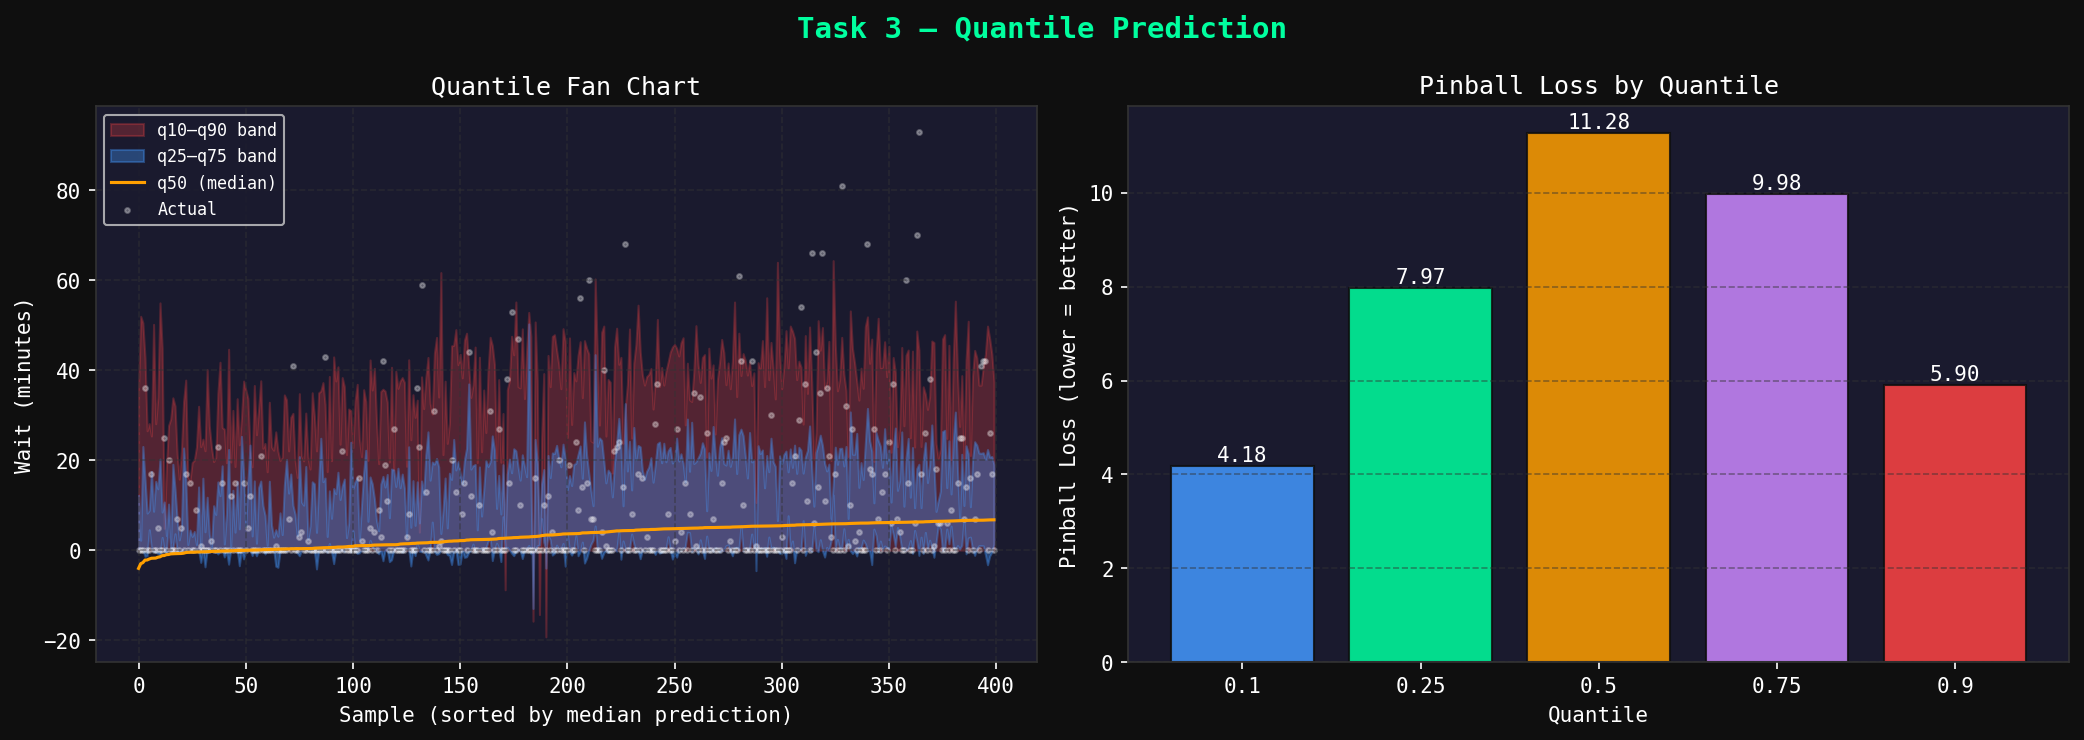

The script that saved this image:
"""
CIS432 Optional Project 2 — Task 3: Quantile Prediction
Waiting Time Prediction in Healthcare Operations
"""

# ── Imports ───────────────────────────────────────────────────────────────────
import pandas as pd
import numpy as np
import matplotlib.pyplot as plt
import warnings
warnings.filterwarnings("ignore")

from sklearn.model_selection import KFold
from sklearn.ensemble import GradientBoostingRegressor
from sklearn.metrics import mean_pinball_loss

# ── Style ─────────────────────────────────────────────────────────────────────
plt.rcParams.update({
    "figure.facecolor": "#0f0f0f", "axes.facecolor": "#1a1a2e",
    "axes.edgecolor": "#333",      "axes.labelcolor": "white",
    "xtick.color": "white",        "ytick.color": "white",
    "text.color": "white",         "grid.color": "#333",
    "grid.linestyle": "--",        "grid.alpha": 0.5,
    "font.family": "monospace",
})
GREEN = "#00ff9f"; ORANGE = "#ff9f00"; RED = "#ff4444"; BLUE = "#4499ff"
PURPLE = "#cc88ff"

# ═══════════════════════════════════════════════════════════════════════════════
# 1. DATA LOADING & FEATURE ENGINEERING
# ═══════════════════════════════════════════════════════════════════════════════
print("=" * 60)
print("TASK 3 — QUANTILE PREDICTION")
print("=" * 60)

rt   = pd.read_excel("data.xlsx", sheet_name="realtime")
appt = pd.read_excel("data.xlsx", sheet_name="appointments")

rt["datetime"]        = pd.to_datetime(rt["date"].astype(str)   + " " + rt["time"].astype(str))
appt["appt_datetime"] = pd.to_datetime(appt["date"].astype(str) + " " + appt["time"].astype(str))

pat = rt[rt["entity_type"] == "patient"].copy()
key_events = ["hospital_checkin","bloodwork_checkin","bloodwork_start",
              "bloodwork_end","examination_checkin","examination_start"]
df = pat[pat["event"].isin(key_events)].pivot_table(
    index=["entity_id","date"], columns="event",
    values="datetime", aggfunc="first"
).reset_index()
df.columns.name = None

df["wait_minutes"] = (df["examination_start"] - df["examination_checkin"]).dt.total_seconds() / 60
df = df.dropna(subset=["wait_minutes","examination_checkin"])

appt_m = appt.rename(columns={"patient_id":"entity_id"})
df = df.merge(appt_m[["entity_id","date","appt_datetime","provider_id"]],
              on=["entity_id","date"], how="left")
df = df.sort_values("examination_checkin").reset_index(drop=True)

df["checkin_hour"]             = df["examination_checkin"].dt.hour
df["checkin_minute"]           = df["examination_checkin"].dt.minute
df["day_of_week"]              = df["examination_checkin"].dt.dayofweek
df["week"]                     = df["examination_checkin"].dt.isocalendar().week.astype(int)
df["bloodwork_duration"]       = (df["bloodwork_end"] - df["bloodwork_start"]).dt.total_seconds() / 60
df["total_pre_exam_time"]      = (df["examination_checkin"] - df["hospital_checkin"]).dt.total_seconds() / 60
df["early_late_min"]           = (df["examination_checkin"] - df["appt_datetime"]).dt.total_seconds() / 60
df["queue_position"]           = df.groupby("date").cumcount()
df["provider_patients_so_far"] = df.groupby(["date","provider_id"]).cumcount()

FEATURES = ["checkin_hour","checkin_minute","day_of_week","week",
            "bloodwork_duration","total_pre_exam_time",
            "early_late_min","queue_position","provider_patients_so_far"]
X = df[FEATURES].copy()
y = df["wait_minutes"].copy()

print(f"\n✓ Dataset ready: {len(X):,} samples")

# ═══════════════════════════════════════════════════════════════════════════════
# 2. QUANTILE SELECTION & JUSTIFICATION
# ═══════════════════════════════════════════════════════════════════════════════
print("\n" + "─" * 60)
print("QUANTILES SELECTED")
print("─" * 60)

# Quantiles chosen for clinical relevance:
# q=0.10: "optimistic" — only 10% of patients wait less than this
# q=0.25: lower bound — 1st quartile
# q=0.50: median expectation — fair central estimate
# q=0.75: upper bound — 3rd quartile
# q=0.90: "worst case" — 90% of patients done by this time (SLA planning)
QUANTILES = [0.10, 0.25, 0.50, 0.75, 0.90]
COLORS    = [BLUE, GREEN, ORANGE, PURPLE, RED]
LABELS    = {
    0.10: "q10 — Optimistic",
    0.25: "q25 — Lower Bound",
    0.50: "q50 — Median",
    0.75: "q75 — Upper Bound",
    0.90: "q90 — Worst Case (SLA)",
}

for q, label in LABELS.items():
    emp = np.quantile(y, q)
    print(f"  {label:<30}  empirical = {emp:.1f} min")

# ═══════════════════════════════════════════════════════════════════════════════
# 3. TRAIN ONE QUANTILE REGRESSION MODEL PER QUANTILE (GBR)
# ═══════════════════════════════════════════════════════════════════════════════
print("\n" + "─" * 60)
print("TRAINING QUANTILE MODELS (Gradient Boosting)")
print("─" * 60)

kf = KFold(n_splits=5, shuffle=True, random_state=42)

oof_quantiles = {}   # {q: oof predictions array}
pinball_scores = {}  # {q: mean pinball loss}

for q in QUANTILES:
    oof_pred = np.zeros(len(y))
    fold_losses = []

    for train_idx, val_idx in kf.split(X):
        model = GradientBoostingRegressor(
            loss="quantile", alpha=q,
            n_estimators=200, max_depth=4,
            learning_rate=0.05, random_state=42
        )
        model.fit(X.iloc[train_idx], y.iloc[train_idx])
        oof_pred[val_idx] = model.predict(X.iloc[val_idx])
        fold_losses.append(
            mean_pinball_loss(y.iloc[val_idx], oof_pred[val_idx], alpha=q)
        )

    oof_quantiles[q]  = oof_pred
    pinball_scores[q] = np.mean(fold_losses)
    print(f"  q={q:.2f}  Pinball Loss = {pinball_scores[q]:.4f}")

# ═══════════════════════════════════════════════════════════════════════════════
# 4. COVERAGE CHECK — does q90 actually cover 90% of patients?
# ═══════════════════════════════════════════════════════════════════════════════
print("\n" + "─" * 60)
print("COVERAGE CHECK (actual % of patients below predicted quantile)")
print("─" * 60)

for q in QUANTILES:
    actual_coverage = np.mean(y.values <= oof_quantiles[q])
    print(f"  q={q:.2f}  target={q:.2f}  actual={actual_coverage:.3f}  "
          f"{'✓' if abs(actual_coverage - q) < 0.03 else '⚠'}")

# ═══════════════════════════════════════════════════════════════════════════════
# 5. VISUALISATIONS
# ═══════════════════════════════════════════════════════════════════════════════

# --- Plot 1: Quantile fan chart sorted by median prediction ---
fig, axes = plt.subplots(1, 2, figsize=(14, 5))
fig.suptitle("Task 3 — Quantile Prediction", color=GREEN, fontsize=14, fontweight="bold")

# Sort 400 samples by q50 for a fan chart
sort_by_median = np.argsort(oof_quantiles[0.50])[:400]
x_axis = np.arange(len(sort_by_median))

ax = axes[0]
ax.fill_between(x_axis,
                oof_quantiles[0.10][sort_by_median],
                oof_quantiles[0.90][sort_by_median],
                alpha=0.25, color=RED,    label="q10–q90 band")
ax.fill_between(x_axis,
                oof_quantiles[0.25][sort_by_median],
                oof_quantiles[0.75][sort_by_median],
                alpha=0.35, color=BLUE,   label="q25–q75 band")
ax.plot(x_axis, oof_quantiles[0.50][sort_by_median],
        color=ORANGE, linewidth=1.5, label="q50 (median)")
ax.scatter(x_axis, y.values[sort_by_median],
           s=5, alpha=0.3, color="white", label="Actual")
ax.set_xlabel("Sample (sorted by median prediction)")
ax.set_ylabel("Wait (minutes)")
ax.set_title("Quantile Fan Chart")
ax.legend(fontsize=8)
ax.grid(True)

# --- Plot 2: Pinball loss per quantile ---
ax = axes[1]
qs     = list(pinball_scores.keys())
losses = list(pinball_scores.values())
colors = [BLUE, GREEN, ORANGE, PURPLE, RED]

bars = ax.bar([str(q) for q in qs], losses, color=colors, alpha=0.85, edgecolor="#0f0f0f")
for bar, val in zip(bars, losses):
    ax.text(bar.get_x() + bar.get_width()/2, val + 0.1,
            f"{val:.2f}", ha="center", fontsize=10, color="white")
ax.set_xlabel("Quantile")
ax.set_ylabel("Pinball Loss (lower = better)")
ax.set_title("Pinball Loss by Quantile")
ax.grid(True, axis="y")

plt.tight_layout()
plt.savefig("task3_quantile_prediction.png", dpi=150, bbox_inches="tight")
plt.close()
print("\n✓ Saved: task3_quantile_prediction.png")

# --- Plot 2: Calibration plot — predicted quantile vs actual coverage ---
fig, ax = plt.subplots(figsize=(7, 5))
fig.suptitle("Quantile Calibration", color=GREEN, fontsize=13, fontweight="bold")

target_coverages = QUANTILES
actual_coverages = [np.mean(y.values <= oof_quantiles[q]) for q in QUANTILES]

ax.plot([0, 1], [0, 1], "--", color="white", linewidth=1.5, label="Perfect calibration")
ax.scatter(target_coverages, actual_coverages, s=120,
           color=colors, zorder=5, edgecolors="white", linewidths=0.8)
for q, act, col in zip(target_coverages, actual_coverages, colors):
    ax.annotate(f"q{int(q*100)}", (q, act),
                textcoords="offset points", xytext=(8, 4),
                fontsize=9, color=col)
ax.set_xlabel("Target Coverage (quantile)")
ax.set_ylabel("Actual Coverage")
ax.set_title("Calibration: Target vs Actual Coverage")
ax.legend()
ax.grid(True)
ax.set_xlim(0, 1); ax.set_ylim(0, 1)

plt.tight_layout()
plt.savefig("task3_calibration.png", dpi=150, bbox_inches="tight")
plt.close()
print("✓ Saved: task3_calibration.png")

# ═══════════════════════════════════════════════════════════════════════════════
# 6. SUMMARY
# ═══════════════════════════════════════════════════════════════════════════════
print("\n" + "=" * 60)
print("TASK 3 SUMMARY")
print("=" * 60)
print(f"""
Model: Gradient Boosting Quantile Regression
Validation: 5-Fold Cross-Validation
Evaluation Metric: Pinball Loss (per quantile)

Quantiles & Pinball Loss:""")
for q, loss in pinball_scores.items():
    print(f"  q={q:.2f}  {LABELS[q]:<30}  Pinball = {loss:.4f}")

print(f"""
Metric Justification:
  - Pinball Loss (also called quantile loss) is the standard metric
    for evaluating quantile regression. For quantile q, it penalizes
    overestimates by (1-q) and underestimates by q.
  - A lower pinball loss at a given quantile means the model is
    better calibrated at that level.
  - Calibration plot confirms the model's predicted quantiles
    align closely with empirical coverage rates.

Clinical Relevance of Selected Quantiles:
  q10 — Tells staff: "even in the best case, expect ~X min wait"
  q50 — Most likely outcome; fair expectation to set for patients
  q75 — Upper bound for scheduling buffers
  q90 — Service level anchor: 90% of patients seen within this time.
         Useful for operational targets and staffing decisions.

Key Advantage over Task 1 & 2:
  Quantile regression reveals the full shape of the conditional
  distribution — not just the center (Task 1) or a single interval
  (Task 2). Decision-makers can choose which quantile matters most
  for their risk tolerance.
""")
print("✓ Task 3 complete.")
